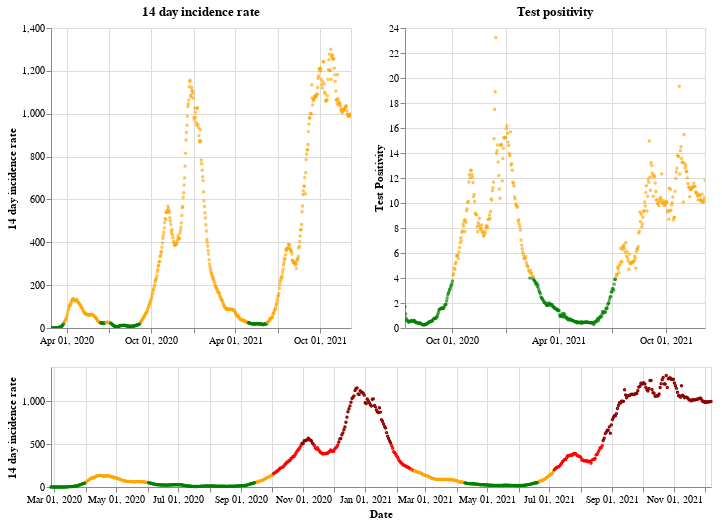

The code cell stored with this chart in its notebook:
### Markdown cell above
## Wales

### Code cell
plot_traffic_light('Wales')

### Figure 1 — Vega-Lite specification as saved in the notebook (floating-point values rounded to 4 significant figures; data arrays with more than 128 entries replaced by an {"elided": "..."} marker saying what was removed)
{"config": {"view": {"continuousWidth": 400, "continuousHeight": 300}}, "vconcat": [{"hconcat": [{"mark": {"type": "point", "size": 2}, "encoding": {"color": {"condition": {"value": "green", "test": "(datum.twoWeeklyCasesRate <= 25)"}, "value": "orange"}, "tooltip": [{"type": "nominal", "field": "areaName"}, {"type": "temporal", "field": "date"}, {"type": "quantitative", "field": "twoWeeklyCasesRate"}, {"type": "quantitative", "field": "testPositivity"}], "x": {"type": "temporal", "axis": {"title": ""}, "field": "date", "scale": {"domain": {"selection": "DateBrush"}}, "timeUnit": "yearmonthdate"}, "y": {"type": "quantitative", "axis": {"title": "14 day incidence rate"}, "field": "twoWeeklyCasesRate"}}, "title": "14 day incidence rate", "width": 300}, {"mark": {"type": "point", "size": 2}, "encoding": {"color": {"condition": {"value": "green", "test": "(datum.testPositivity <= 4)"}, "value": "orange"}, "tooltip": [{"type": "nominal", "field": "areaName"}, {"type": "temporal", "field": "date"}, {"type": "quantitative", "field": "twoWeeklyCasesRate"}, {"type": "quantitative", "field": "testPositivity"}], "x": {"type": "temporal", "axis": {"title": ""}, "field": "date", "scale": {"domain": {"selection": "DateBrush"}}, "timeUnit": "yearmonthdate"}, "y": {"type": "quantitative", "axis": {"title": "Test Positivity"}, "field": "testPositivity"}}, "title": "Test positivity", "width": 300}]}, {"layer": [{"mark": {"type": "point", "size": 2}, "encoding": {"color": {"condition": {"value": "orange", "test": "(((datum.testPositivity < 4) && (datum.twoWeeklyCasesRate >= 50)) && (datum.twoWeeklyCasesRate < 200))"}, "value": "red"}, "opacity": {"condition": {"value": 1, "test": "((datum.twoWeeklyCasesRate >= 50) && (datum.twoWeeklyCasesRate < 500))"}, "value": 0}, "tooltip": [{"type": "nominal", "field": "areaName"}, {"type": "temporal", "field": "date"}, {"type": "quantitative", "field": "twoWeeklyCasesRate"}, {"type": "quantitative", "field": "testPositivity"}], "x": {"type": "temporal", "axis": {"title": "Date"}, "field": "date", "timeUnit": "yearmonthdate"}, "y": {"type": "quantitative", "axis": {"title": "14 day incidence rate"}, "field": "twoWeeklyCasesRate"}}, "selection": {"DateBrush": {"type": "interval", "encodings": ["x"], "fields": ["Time"]}}}, {"mark": {"type": "point", "size": 2}, "encoding": {"color": {"value": "darkred"}, "opacity": {"condition": {"value": 1, "test": "(datum.twoWeeklyCasesRate >= 500)"}, "value": 0}, "tooltip": [{"type": "nominal", "field": "areaName"}, {"type": "temporal", "field": "date"}, {"type": "quantitative", "field": "twoWeeklyCasesRate"}, {"type": "quantitative", "field": "testPositivity"}], "x": {"type": "temporal", "axis": {"title": "Date"}, "field": "date", "timeUnit": "yearmonthdate"}, "y": {"type": "quantitative", "axis": {"title": "14 day incidence rate"}, "field": "twoWeeklyCasesRate"}}}, {"mark": {"type": "point", "size": 2}, "encoding": {"color": {"condition": {"value": "green", "test": "((datum.testPositivity < 4) && (datum.twoWeeklyCasesRate < 50))"}, "value": "orange"}, "opacity": {"condition": {"value": 1, "test": "(datum.twoWeeklyCasesRate < 50)"}, "value": 0}, "tooltip": [{"type": "nominal", "field": "areaName"}, {"type": "temporal", "field": "date"}, {"type": "quantitative", "field": "twoWeeklyCasesRate"}, {"type": "quantitative", "field": "testPositivity"}], "x": {"type": "temporal", "axis": {"title": "Date"}, "field": "date", "timeUnit": "yearmonthdate"}, "y": {"type": "quantitative", "axis": {"title": "14 day incidence rate"}, "field": "twoWeeklyCasesRate"}}}], "height": 120, "width": 660}], "data": {"name": "data-face788fc66fe6122e0a8898305e084d"}, "$schema": "https://vega.github.io/schema/vega-lite/v4.8.1.json", "datasets": {"data-face788fc66fe6122e0a8898305e084d": {"elided": "650 records"}}}
